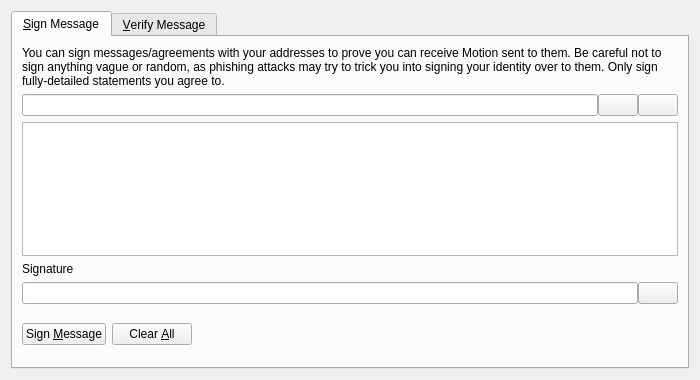
<?xml version="1.0" encoding="UTF-8"?>
<ui version="4.0">
 <class>SignVerifyMessageDialog</class>
 <widget class="QDialog" name="SignVerifyMessageDialog">
  <property name="geometry">
   <rect>
    <x>0</x>
    <y>0</y>
    <width>700</width>
    <height>380</height>
   </rect>
  </property>
  <property name="windowTitle">
   <string>Signatures - Sign / Verify a Message</string>
  </property>
  <property name="modal">
   <bool>true</bool>
  </property>
  <layout class="QVBoxLayout" name="verticalLayout">
   <item>
    <widget class="QTabWidget" name="tabWidget">
     <property name="currentIndex">
      <number>0</number>
     </property>
     <widget class="QWidget" name="tabSignMessage">
      <attribute name="title">
       <string>&amp;Sign Message</string>
      </attribute>
      <layout class="QVBoxLayout" name="verticalLayout_SM">
       <item>
        <widget class="QLabel" name="infoLabel_SM">
         <property name="text">
          <string>You can sign messages/agreements with your addresses to prove you can receive Motion sent to them. Be careful not to sign anything vague or random, as phishing attacks may try to trick you into signing your identity over to them. Only sign fully-detailed statements you agree to.</string>
         </property>
         <property name="textFormat">
          <enum>Qt::PlainText</enum>
         </property>
         <property name="wordWrap">
          <bool>true</bool>
         </property>
        </widget>
       </item>
       <item>
        <layout class="QHBoxLayout" name="horizontalLayout_1_SM">
         <property name="spacing">
          <number>0</number>
         </property>
         <item>
          <widget class="QValidatedLineEdit" name="addressIn_SM">
           <property name="toolTip">
            <string>The Motion address to sign the message with</string>
           </property>
          </widget>
         </item>
         <item>
          <widget class="QPushButton" name="addressBookButton_SM">
           <property name="toolTip">
            <string>Choose previously used address</string>
           </property>
           <property name="text">
            <string/>
           </property>
           <property name="shortcut">
            <string>Alt+A</string>
           </property>
           <property name="autoDefault">
            <bool>false</bool>
           </property>
          </widget>
         </item>
         <item>
          <widget class="QPushButton" name="pasteButton_SM">
           <property name="toolTip">
            <string>Paste address from clipboard</string>
           </property>
           <property name="text">
            <string/>
           </property>
           <property name="shortcut">
            <string>Alt+P</string>
           </property>
           <property name="autoDefault">
            <bool>false</bool>
           </property>
          </widget>
         </item>
        </layout>
       </item>
       <item>
        <widget class="QPlainTextEdit" name="messageIn_SM">
         <property name="toolTip">
          <string>Enter the message you want to sign here</string>
         </property>
        </widget>
       </item>
       <item>
        <widget class="QLabel" name="signatureLabel_SM">
         <property name="text">
          <string>Signature</string>
         </property>
         <property name="textFormat">
          <enum>Qt::PlainText</enum>
         </property>
        </widget>
       </item>
       <item>
        <layout class="QHBoxLayout" name="horizontalLayout_2_SM">
         <property name="spacing">
          <number>0</number>
         </property>
         <item>
          <widget class="QLineEdit" name="signatureOut_SM">
           <property name="font">
            <font>
             <italic>true</italic>
            </font>
           </property>
           <property name="readOnly">
            <bool>true</bool>
           </property>
          </widget>
         </item>
         <item>
          <widget class="QPushButton" name="copySignatureButton_SM">
           <property name="toolTip">
            <string>Copy the current signature to the system clipboard</string>
           </property>
           <property name="text">
            <string/>
           </property>
           <property name="autoDefault">
            <bool>false</bool>
           </property>
          </widget>
         </item>
        </layout>
       </item>
       <item>
        <layout class="QHBoxLayout" name="horizontalLayout_3_SM">
         <item>
          <widget class="QPushButton" name="signMessageButton_SM">
           <property name="toolTip">
            <string>Sign the message to prove you own this Motion address</string>
           </property>
           <property name="text">
            <string>Sign &amp;Message</string>
           </property>
           <property name="autoDefault">
            <bool>false</bool>
           </property>
          </widget>
         </item>
         <item>
          <widget class="QPushButton" name="clearButton_SM">
           <property name="toolTip">
            <string>Reset all sign message fields</string>
           </property>
           <property name="text">
            <string>Clear &amp;All</string>
           </property>
           <property name="autoDefault">
            <bool>false</bool>
           </property>
          </widget>
         </item>
         <item>
          <spacer name="horizontalSpacer_1_SM">
           <property name="orientation">
            <enum>Qt::Horizontal</enum>
           </property>
           <property name="sizeHint" stdset="0">
            <size>
             <width>40</width>
             <height>48</height>
            </size>
           </property>
          </spacer>
         </item>
         <item>
          <widget class="QLabel" name="statusLabel_SM">
           <property name="font">
            <font>
             <weight>75</weight>
             <bold>true</bold>
            </font>
           </property>
           <property name="text">
            <string/>
           </property>
           <property name="wordWrap">
            <bool>true</bool>
           </property>
          </widget>
         </item>
         <item>
          <spacer name="horizontalSpacer_2_SM">
           <property name="orientation">
            <enum>Qt::Horizontal</enum>
           </property>
           <property name="sizeHint" stdset="0">
            <size>
             <width>40</width>
             <height>48</height>
            </size>
           </property>
          </spacer>
         </item>
        </layout>
       </item>
      </layout>
     </widget>
     <widget class="QWidget" name="tabVerifyMessage">
      <attribute name="title">
       <string>&amp;Verify Message</string>
      </attribute>
      <layout class="QVBoxLayout" name="verticalLayout_VM">
       <item>
        <widget class="QLabel" name="infoLabel_VM">
         <property name="text">
          <string>Enter the receiver's address, message (ensure you copy line breaks, spaces, tabs, etc. exactly) and signature below to verify the message. Be careful not to read more into the signature than what is in the signed message itself, to avoid being tricked by a man-in-the-middle attack. Note that this only proves the signing party receives with the address, it cannot prove sendership of any transaction!</string>
         </property>
         <property name="textFormat">
          <enum>Qt::PlainText</enum>
         </property>
         <property name="alignment">
          <set>Qt::AlignLeading|Qt::AlignLeft|Qt::AlignTop</set>
         </property>
         <property name="wordWrap">
          <bool>true</bool>
         </property>
        </widget>
       </item>
       <item>
        <layout class="QHBoxLayout" name="horizontalLayout_1_VM">
         <property name="spacing">
          <number>0</number>
         </property>
         <item>
          <widget class="QValidatedLineEdit" name="addressIn_VM">
           <property name="toolTip">
            <string>The Motion address the message was signed with</string>
           </property>
          </widget>
         </item>
         <item>
          <widget class="QPushButton" name="addressBookButton_VM">
           <property name="toolTip">
            <string>Choose previously used address</string>
           </property>
           <property name="text">
            <string/>
           </property>
           <property name="shortcut">
            <string>Alt+A</string>
           </property>
           <property name="autoDefault">
            <bool>false</bool>
           </property>
          </widget>
         </item>
        </layout>
       </item>
       <item>
        <widget class="QPlainTextEdit" name="messageIn_VM"/>
       </item>
       <item>
        <widget class="QValidatedLineEdit" name="signatureIn_VM"/>
       </item>
       <item>
        <layout class="QHBoxLayout" name="horizontalLayout_2_VM">
         <item>
          <widget class="QPushButton" name="verifyMessageButton_VM">
           <property name="toolTip">
            <string>Verify the message to ensure it was signed with the specified Motion address</string>
           </property>
           <property name="text">
            <string>Verify &amp;Message</string>
           </property>
           <property name="autoDefault">
            <bool>false</bool>
           </property>
          </widget>
         </item>
         <item>
          <widget class="QPushButton" name="clearButton_VM">
           <property name="toolTip">
            <string>Reset all verify message fields</string>
           </property>
           <property name="text">
            <string>Clear &amp;All</string>
           </property>
           <property name="autoDefault">
            <bool>false</bool>
           </property>
          </widget>
         </item>
         <item>
          <spacer name="horizontalSpacer_1_VM">
           <property name="orientation">
            <enum>Qt::Horizontal</enum>
           </property>
           <property name="sizeHint" stdset="0">
            <size>
             <width>40</width>
             <height>48</height>
            </size>
           </property>
          </spacer>
         </item>
         <item>
          <widget class="QLabel" name="statusLabel_VM">
           <property name="font">
            <font>
             <weight>75</weight>
             <bold>true</bold>
            </font>
           </property>
           <property name="text">
            <string/>
           </property>
           <property name="wordWrap">
            <bool>true</bool>
           </property>
          </widget>
         </item>
         <item>
          <spacer name="horizontalSpacer_2_VM">
           <property name="orientation">
            <enum>Qt::Horizontal</enum>
           </property>
           <property name="sizeHint" stdset="0">
            <size>
             <width>40</width>
             <height>48</height>
            </size>
           </property>
          </spacer>
         </item>
        </layout>
       </item>
      </layout>
     </widget>
    </widget>
   </item>
  </layout>
 </widget>
 <customwidgets>
  <customwidget>
   <class>QValidatedLineEdit</class>
   <extends>QLineEdit</extends>
   <header>qvalidatedlineedit.h</header>
  </customwidget>
 </customwidgets>
 <resources>
  <include location="../motion.qrc"/>
 </resources>
 <connections/>
</ui>
